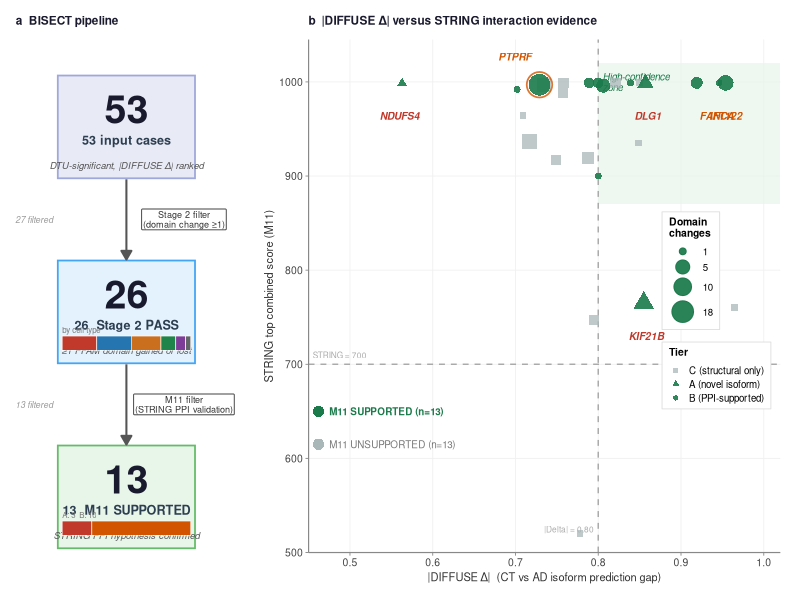
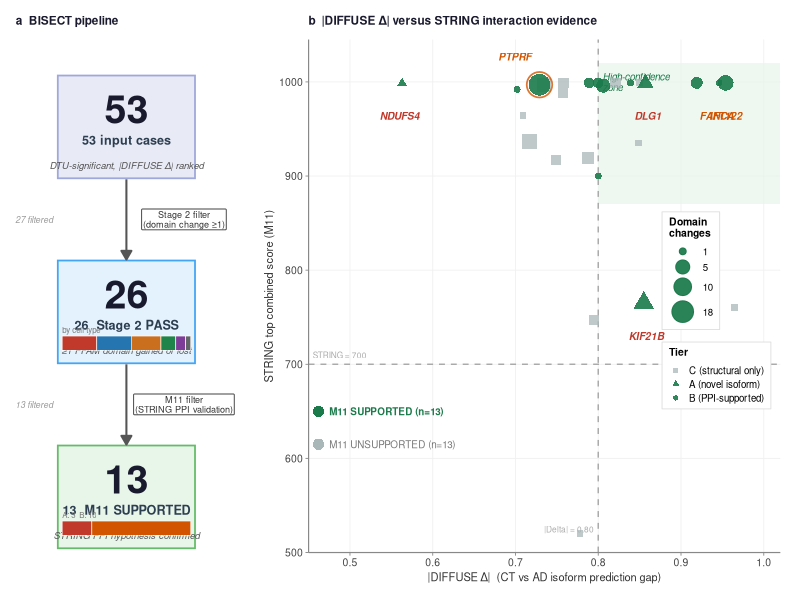

These charts were generated, in order, by the following R code:
#!/usr/bin/env Rscript
# Fig A: BISECT pipeline funnel + DIFFUSE Δ vs STRING score scatter
# Nature Methods double-column (190 mm wide, 120 mm tall)
# Packages: ggplot2, dplyr, tibble, RColorBrewer, grid (base R)

suppressPackageStartupMessages({
  library(ggplot2)
  library(dplyr)
  library(tibble)
  library(grid)
})

OUT_DIR <- tryCatch({
  args <- commandArgs(trailingOnly = FALSE)
  f <- sub("^--file=", "", args[grep("^--file=", args)])
  file.path(dirname(normalizePath(f, mustWork = FALSE)), "outputs")
}, error = function(e) "outputs")

# ─── Data ─────────────────────────────────────────────────────────────────────

df <- tribble(
  ~gene,     ~cell_type,         ~tier, ~delta,  ~n_lost, ~n_gained, ~verdict,      ~string_top,
  "DLG1",    "OPC",              "A",    0.857,   3,  0,  "SUPPORTED",    999,
  "KIF21B",  "Excitatory",       "A",   -0.855,  3,  4,  "SUPPORTED",    765,
  "NDUFS4",  "Excitatory",       "A",   -0.563,  0,  1,  "SUPPORTED",    999,
  "IFT122",  "Excitatory",       "B",    0.954,  4,  3,  "SUPPORTED",    999,
  "FANCA",   "Excitatory",       "B",    0.946,  1,  0,  "SUPPORTED",    999,
  "DMD",     "Inhibitory",       "B",    0.919,  2,  1,  "SUPPORTED",    999,
  "SYNE1",   "Inhibitory",       "B",    0.839,  1,  0,  "SUPPORTED",    999,
  "RGS3",    "Astrocyte",        "B",    0.806,  5,  0,  "SUPPORTED",    996,
  "ADGRB2",  "Inhibitory",       "B",    0.800,  0,  1,  "SUPPORTED",    900,
  "BSG",     "Oligodendrocyte",  "B",    0.800,  2,  0,  "SUPPORTED",    999,
  "PTPRS",   "Astrocyte",        "B",    0.789,  1,  1,  "SUPPORTED",    999,
  "PTPRF",   "Inhibitory",       "B",    0.729, 10,  8,  "SUPPORTED",    997,
  "SNTG1",   "Inhibitory",       "B",    0.702,  0,  1,  "SUPPORTED",    992,
  "ZCCHC17", "Oligodendrocyte",  "C",    0.965,  1,  0,  "UNSUPPORTED",  760,
  "PML",     "Excitatory",       "C",    0.850,  1,  0,  "UNSUPPORTED",  999,
  "CCAR1",   "Inhibitory",       "C",    0.849,  0,  1,  "UNSUPPORTED",  935,
  "MTHFD1",  "OPC",              "C",    0.821,  0,  2,  "UNSUPPORTED",  999,
  "ZNF268",  "Microglia",        "C",    0.795,  1,  1,  "UNSUPPORTED",  747,
  "FRMD4A",  "Excitatory",       "C",    0.788,  3,  0,  "UNSUPPORTED",  919,
  "ZNF623",  "Oligodendrocyte",  "C",    0.778,  0,  1,  "UNSUPPORTED",  520,
  "LRPPRC",  "Oligodendrocyte",  "C",    0.758,  2,  0,  "UNSUPPORTED",  999,
  "IFI16",   "Oligodendrocyte",  "C",    0.757,  2,  0,  "UNSUPPORTED",  988,
  "ASXL3",   "Excitatory",       "C",    0.749,  2,  0,  "UNSUPPORTED",  917,
  "GOLGB1",  "Astrocyte",        "C",    0.735,  5,  0,  "UNSUPPORTED",  997,
  "DOCK11",  "Inhibitory",       "C",    0.717,  6,  0,  "UNSUPPORTED",  937,
  "ANKRD44", "Oligodendrocyte",  "C",    0.709,  0,  1,  "UNSUPPORTED",  964
) %>%
  mutate(
    abs_delta   = abs(delta),
    n_change    = n_lost + n_gained,
    tier        = factor(tier, levels = c("A","B","C")),
    verdict_fac = factor(verdict, levels = c("SUPPORTED","UNSUPPORTED"))
  )

# Label set: Tier A + PTPRF (extreme domain) + KIF21B (lowest SUPPORTED STRING)
LABEL_GENES <- c("DLG1","KIF21B","NDUFS4","IFT122","FANCA","PTPRF")

# Manual nudges to avoid overlap (x, y in data units)
nudges <- tribble(
  ~gene,     ~nx,    ~ny,
  "DLG1",     0.003, -35,
  "KIF21B",   0.003, -35,
  "NDUFS4",  -0.003, -35,
  "IFT122",   0.000, -35,
  "FANCA",   -0.003, -35,
  "PTPRF",   -0.030,  30
)

label_df <- df %>%
  filter(gene %in% LABEL_GENES) %>%
  left_join(nudges, by = "gene")

# ─── Colour constants ─────────────────────────────────────────────────────────

COL_SUPP   <- "#1A7A4A"
COL_UNSUPP <- "#AAB7B8"
COL_A      <- "#C0392B"
COL_B      <- "#D35400"
COL_C      <- "#808B96"

TIER_COLS  <- c(A = COL_A, B = COL_B, C = COL_C)
VERDICT_COLS <- c(SUPPORTED = COL_SUPP, UNSUPPORTED = COL_UNSUPP)

# ═══════════════════════════════════════════════════════════════════════════════
# PANEL A — Pipeline funnel
# ═══════════════════════════════════════════════════════════════════════════════

# Coordinate system: x ∈ [0,1], y ∈ [0,10] (top = 10)
# Three boxes + two arrows + criterion text

BOX_W <- 0.62; BOX_CX <- 0.50
B1 <- c(y_lo = 7.9,  y_hi = 9.9,  n = 53,  label = "53 input cases",       sub = "DTU-significant, |DIFFUSE Δ| ranked",  col = "#E8EAF6")
B2 <- c(y_lo = 4.3,  y_hi = 6.3,  n = 26,  label = "26  Stage 2 PASS",     sub = "≥1 PFAM domain gained or lost",    col = "#E3F2FD")
B3 <- c(y_lo = 0.7,  y_hi = 2.7,  n = 13,  label = "13  M11 SUPPORTED",    sub = "STRING PPI hypothesis confirmed",       col = "#E8F5E9")

boxes <- bind_rows(
  as_tibble(as.list(B1)) %>% mutate(border = "#9FA8DA"),
  as_tibble(as.list(B2)) %>% mutate(border = "#42A5F5"),
  as_tibble(as.list(B3)) %>% mutate(border = "#66BB6A")
) %>%
  mutate(across(c(y_lo, y_hi, n), as.numeric),
         y_mid = (y_lo + y_hi) / 2)

# Arrow segments and criterion labels
arrows_df <- data.frame(
  y_start = c(as.numeric(B1["y_lo"]) - 0.02, as.numeric(B2["y_lo"]) - 0.02),
  y_end   = c(as.numeric(B2["y_hi"]) + 0.02, as.numeric(B3["y_hi"]) + 0.02),
  crit    = c("Stage 2 filter\n(domain change ≥1)",
              "M11 filter\n(STRING PPI validation)")
)

# Stage 2 cell-type mini bars within box 2
ct_stage2 <- data.frame(
  ct  = c("Excitatory","Inhibitory","Oligodendrocyte","Astrocyte","OPC","Microglia"),
  n   = c(7, 7, 6, 3, 2, 1),
  col = c("#C0392B","#2475B0","#CA6F1E","#1E8449","#7D3C98","#626567"),
  stringsAsFactors = FALSE
) %>% mutate(frac = n / sum(n))

CT_BAR_Y  <- 4.55  # bottom of bar strip
CT_BAR_H  <- 0.28
CT_BAR_X0 <- BOX_CX - BOX_W/2 + 0.02
CT_BAR_X1 <- BOX_CX + BOX_W/2 - 0.02
CT_BAR_W  <- CT_BAR_X1 - CT_BAR_X0

ct_stage2 <- ct_stage2 %>%
  mutate(x_lo = CT_BAR_X0 + cumsum(c(0, head(frac,-1))) * CT_BAR_W,
         x_hi = x_lo + frac * CT_BAR_W)

# Tier mini bars within box 3
tier_b3 <- data.frame(
  tier = c("A","B","C"), n = c(3,10,0), col = unname(TIER_COLS[c("A","B","C")]),
  stringsAsFactors = FALSE
) %>% filter(n > 0) %>% mutate(frac = n / sum(n))

TIER_BAR_Y  <- 0.95
TIER_BAR_H  <- 0.28
tier_b3 <- tier_b3 %>%
  mutate(x_lo = CT_BAR_X0 + cumsum(c(0, head(frac,-1))) * CT_BAR_W,
         x_hi = x_lo + frac * CT_BAR_W)

p_funnel <- ggplot() +

  # ── Boxes ──────────────────────────────────────────────────────────────────
  geom_rect(
    data = boxes,
    aes(xmin = BOX_CX - BOX_W/2, xmax = BOX_CX + BOX_W/2,
        ymin = y_lo, ymax = y_hi, fill = I(col)),
    color = NA
  ) +
  geom_rect(
    data = boxes,
    aes(xmin = BOX_CX - BOX_W/2, xmax = BOX_CX + BOX_W/2,
        ymin = y_lo, ymax = y_hi),
    fill = NA, color = boxes$border, linewidth = 0.6
  ) +

  # ── Count numbers ───────────────────────────────────────────────────────────
  geom_text(
    data = boxes,
    aes(x = BOX_CX, y = y_mid + 0.35, label = as.character(n)),
    size = 10, fontface = "bold", color = "#1A1A2E"
  ) +
  geom_text(
    data = boxes,
    aes(x = BOX_CX, y = y_mid - 0.25, label = label),
    size = 3.2, fontface = "bold", color = "#2C3E50"
  ) +
  geom_text(
    data = boxes,
    aes(x = BOX_CX, y = y_mid - 0.75, label = sub),
    size = 2.4, color = "#555555", fontface = "italic"
  ) +

  # ── Cell-type mini bar (box 2) ──────────────────────────────────────────────
  geom_rect(
    data = ct_stage2,
    aes(xmin = x_lo, xmax = x_hi,
        ymin = CT_BAR_Y, ymax = CT_BAR_Y + CT_BAR_H,
        fill = I(col)),
    color = "white", linewidth = 0.2
  ) +
  annotate("text", x = CT_BAR_X0, y = CT_BAR_Y + CT_BAR_H + 0.12,
           label = "by cell type", hjust = 0, size = 2.0, color = "#777777") +

  # ── Tier mini bar (box 3) ───────────────────────────────────────────────────
  geom_rect(
    data = tier_b3,
    aes(xmin = x_lo, xmax = x_hi,
        ymin = TIER_BAR_Y, ymax = TIER_BAR_Y + TIER_BAR_H,
        fill = I(col)),
    color = "white", linewidth = 0.2
  ) +
  annotate("text", x = CT_BAR_X0, y = TIER_BAR_Y + TIER_BAR_H + 0.12,
           label = "A: 3  B: 10", hjust = 0, size = 2.0, color = "#777777") +

  # ── Arrows ──────────────────────────────────────────────────────────────────
  geom_segment(
    data = arrows_df,
    aes(x = BOX_CX, xend = BOX_CX, y = y_start, yend = y_end),
    arrow = arrow(length = unit(0.10,"inches"), type = "closed"),
    color = "#555555", linewidth = 0.7
  ) +
  geom_label(
    data = arrows_df,
    aes(x = BOX_CX + 0.26, y = (y_start + y_end)/2, label = crit),
    size = 2.3, color = "#333333", fill = "white",
    label.padding = unit(0.12,"lines"), label.size = 0.3,
    label.r = unit(0.08,"lines"), lineheight = 0.9
  ) +

  # ── Loss annotation (funnel neck) ───────────────────────────────────────────
  annotate("text", x = BOX_CX - 0.33, y = (as.numeric(B1["y_lo"]) + as.numeric(B2["y_hi"]))/2,
           label = "27 filtered", size = 2.2, color = "#999999", hjust = 1, fontface = "italic") +
  annotate("text", x = BOX_CX - 0.33, y = (as.numeric(B2["y_lo"]) + as.numeric(B3["y_hi"]))/2,
           label = "13 filtered", size = 2.2, color = "#999999", hjust = 1, fontface = "italic") +

  scale_x_continuous(limits = c(0, 1.05), expand = c(0,0)) +
  scale_y_continuous(limits = c(0, 10.6), expand = c(0,0)) +
  coord_cartesian(clip = "off") +
  theme_void() +
  theme(
    plot.background = element_rect(fill = "white", color = NA),
    plot.margin     = margin(4, 2, 4, 4, "mm"),
    plot.title      = element_text(size = 8.5, face = "bold", color = "#1A1A2E",
                                   margin = margin(b=3, unit="mm"))
  ) +
  labs(title = "a  BISECT pipeline")

# ═══════════════════════════════════════════════════════════════════════════════
# PANEL B — Scatter: |DIFFUSE Δ| vs STRING top score
# ═══════════════════════════════════════════════════════════════════════════════

# Background zone: high Δ + SUPPORTED → "high-confidence region"
DELTA_THRESH <- 0.80

p_scatter <- ggplot(df, aes(x = abs_delta, y = string_top)) +

  # ── Background zone ─────────────────────────────────────────────────────────
  annotate("rect",
           xmin = DELTA_THRESH, xmax = 1.02,
           ymin = 870, ymax = 1020,
           fill = "#E8F5E9", alpha = 0.7) +
  annotate("text",
           x = DELTA_THRESH + 0.005, y = 1010,
           label = "High-confidence\nzone",
           hjust = 0, vjust = 1, size = 2.5,
           color = "#1A7A4A", fontface = "italic", lineheight = 0.9) +

  # ── Reference line: Δ threshold ─────────────────────────────────────────────
  geom_vline(xintercept = DELTA_THRESH, linetype = "dashed",
             color = "#AAAAAA", linewidth = 0.5) +
  annotate("text", x = DELTA_THRESH - 0.005, y = 525,
           label = sprintf("|Delta| = %.2f", DELTA_THRESH),
           hjust = 1, size = 2.1, color = "#AAAAAA") +

  # ── Reference line: STRING threshold ────────────────────────────────────────
  geom_hline(yintercept = 700, linetype = "dashed",
             color = "#AAAAAA", linewidth = 0.5) +
  annotate("text", x = 0.455, y = 710,
           label = "STRING = 700", hjust = 0, size = 2.1, color = "#AAAAAA") +

  # ── Points ──────────────────────────────────────────────────────────────────
  geom_point(
    data = df %>% filter(verdict == "UNSUPPORTED"),
    aes(shape = tier, size = n_change),
    color = COL_UNSUPP, alpha = 0.75, stroke = 0.4
  ) +
  geom_point(
    data = df %>% filter(verdict == "SUPPORTED"),
    aes(shape = tier, size = n_change),
    color = COL_SUPP, alpha = 0.90, stroke = 0.5
  ) +

  # ── PTPRF special ring (extreme domain change) ───────────────────────────────
  geom_point(
    data = df %>% filter(gene == "PTPRF"),
    shape = 21, size = 8, fill = NA,
    color = COL_B, stroke = 0.9, alpha = 0.8
  ) +

  # ── Labels ──────────────────────────────────────────────────────────────────
  geom_text(
    data = label_df,
    aes(x = abs_delta + nx, y = string_top + ny,
        label = gene, color = I(TIER_COLS[as.character(tier)])),
    size = 2.6, fontface = "bold.italic", hjust = 0.5
  ) +

  # ── Legends ─────────────────────────────────────────────────────────────────
  scale_shape_manual(
    name   = "Tier",
    values = c(A = 17, B = 16, C = 15),
    labels = c(A = "A (novel isoform)", B = "B (PPI-supported)", C = "C (structural only)")
  ) +
  scale_size_continuous(
    name   = "Domain\nchanges",
    range  = c(2.0, 7.0),
    breaks = c(1, 5, 10, 18)
  ) +

  # ── Manual verdict legend ────────────────────────────────────────────────────
  annotate("point", x = 0.462, y = 650, shape = 16, size = 3.5, color = COL_SUPP) +
  annotate("text",  x = 0.475, y = 650, label = "M11 SUPPORTED (n=13)",
           hjust = 0, size = 2.5, color = COL_SUPP, fontface = "bold") +
  annotate("point", x = 0.462, y = 615, shape = 16, size = 3.5, color = COL_UNSUPP) +
  annotate("text",  x = 0.475, y = 615, label = "M11 UNSUPPORTED (n=13)",
           hjust = 0, size = 2.5, color = "#777777") +

  # ── Axes & theme ────────────────────────────────────────────────────────────
  scale_x_continuous(
    name   = "|DIFFUSE Δ|  (CT vs AD isoform prediction gap)",
    limits = c(0.45, 1.02), breaks = seq(0.5, 1.0, 0.1),
    expand = c(0, 0)
  ) +
  scale_y_continuous(
    name   = "STRING top combined score (M11)",
    limits = c(500, 1045), breaks = c(500, 600, 700, 800, 900, 1000),
    expand = c(0, 0)
  ) +
  coord_cartesian(clip = "off") +
  theme_classic(base_size = 9) +
  theme(
    plot.background  = element_rect(fill = "white", color = NA),
    panel.background = element_rect(fill = "white"),
    panel.grid.major = element_line(color = "#F0F0F0", linewidth = 0.3),
    axis.title       = element_text(size = 8, color = "#333333"),
    axis.text        = element_text(size = 7.5, color = "#444444"),
    axis.line        = element_line(color = "#888888", linewidth = 0.4),
    axis.ticks       = element_line(color = "#888888", linewidth = 0.3),
    legend.title     = element_text(size = 7.5, face = "bold"),
    legend.text      = element_text(size = 7.0),
    legend.key.size  = unit(0.35, "cm"),
    legend.position  = "inside",
    legend.position.inside = c(0.98, 0.28),
    legend.justification = c(1, 0),
    legend.background = element_rect(fill = "white", color = "#DDDDDD",
                                     linewidth = 0.3),
    legend.margin    = margin(3, 5, 3, 5),
    plot.title       = element_text(size = 8.5, face = "bold", color = "#1A1A2E",
                                    margin = margin(b = 3, unit = "mm")),
    plot.margin      = margin(4, 5, 4, 2, "mm")
  ) +
  labs(title = "b  |DIFFUSE Δ| versus STRING interaction evidence")

# ═══════════════════════════════════════════════════════════════════════════════
# Combine panels using grid viewports
# ═══════════════════════════════════════════════════════════════════════════════

fig_w <- 7.87   # 200 mm
fig_h <- 4.72   # 120 mm

pdf_out <- file.path(OUT_DIR, "figA_pipeline.pdf")
png_out <- file.path(OUT_DIR, "figA_pipeline.png")

save_combined <- function(device_fn, ...) {
  device_fn(...)
  grid.newpage()
  # Viewports: centre-based (x, y = centre of viewport in npc)
  print(p_funnel,  vp = viewport(x = 0.16, y = 0.5, width = 0.32, height = 1.0))
  print(p_scatter, vp = viewport(x = 0.66, y = 0.5, width = 0.68, height = 1.0))
  dev.off()
}

tryCatch(
  save_combined(cairo_pdf, pdf_out, width = fig_w, height = fig_h),
  error = function(e) save_combined(pdf, pdf_out, width = fig_w, height = fig_h,
                                    useDingbats = FALSE)
)
cat(sprintf("Saved PDF: %s\n", pdf_out))

save_combined(png, png_out, width = round(fig_w * 300), height = round(fig_h * 300),
              res = 300, bg = "white")
cat(sprintf("Saved PNG: %s\n", png_out))
